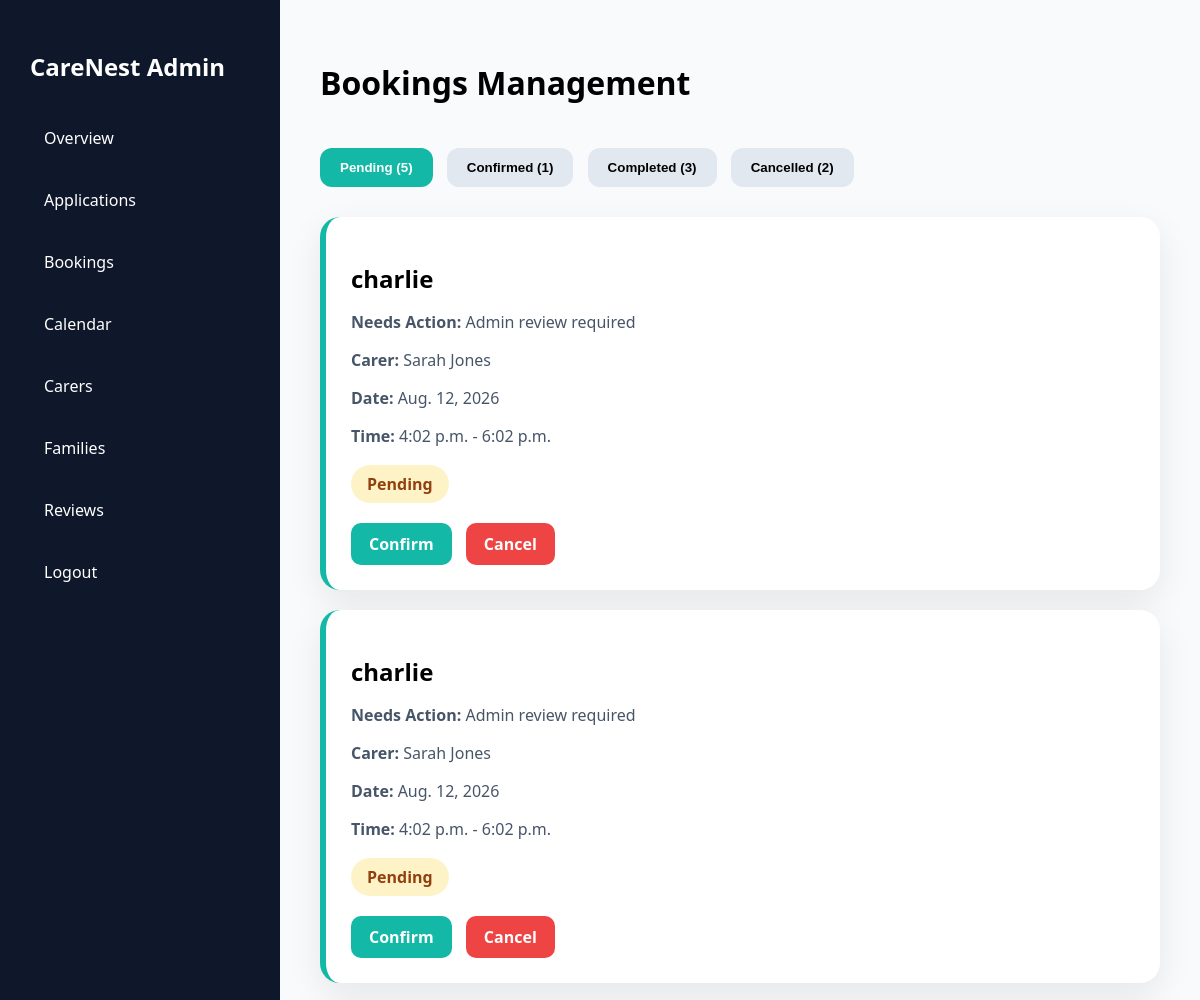
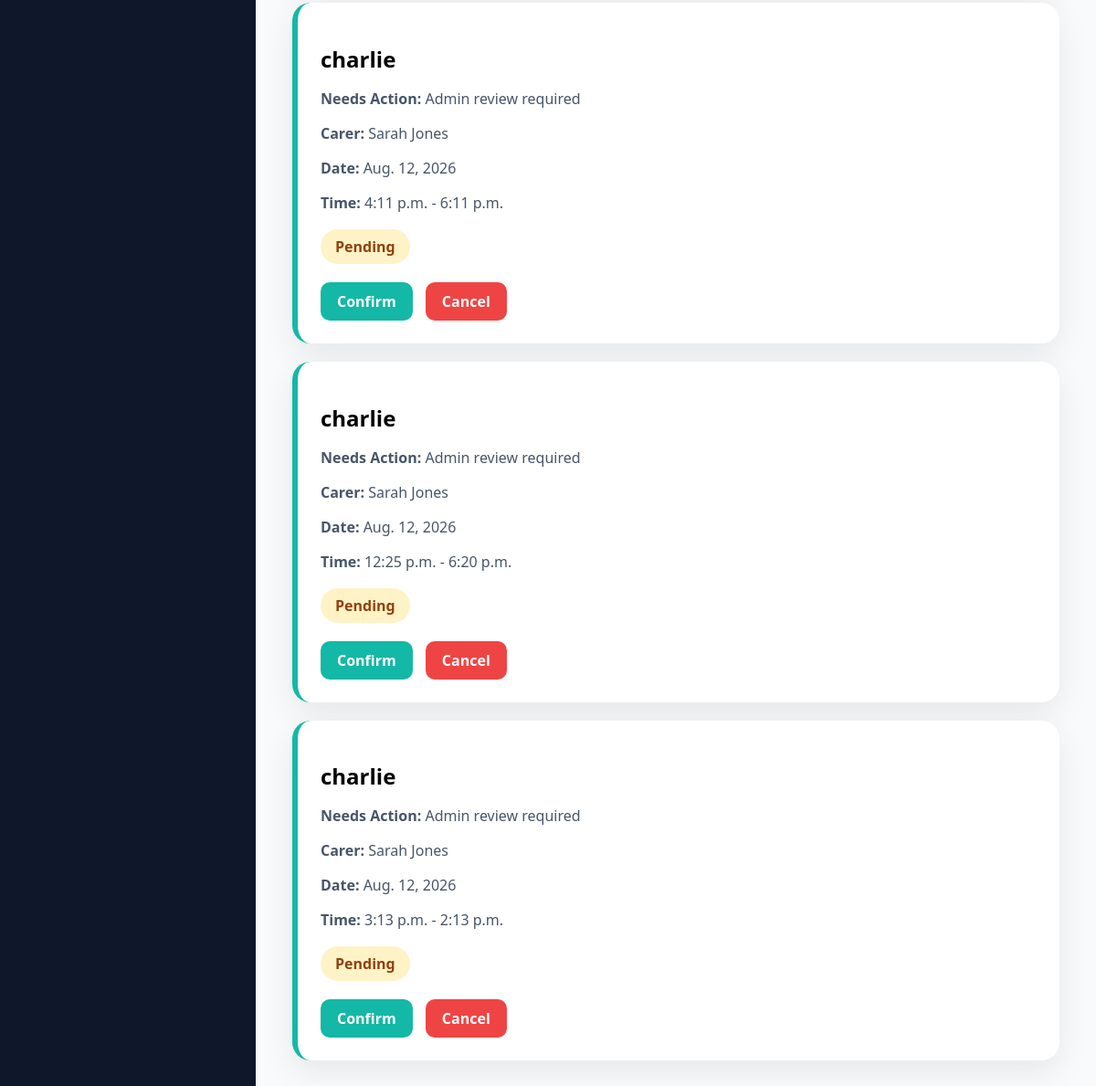
/admin-dashboard/bookings/ (signed in), run on the app's committed database (2 pictures, top to bottom).
### bookings/models.py (models this page shows, shortened)
class Booking(models.Model):
    CARE_TYPES = (
        ('elderly', 'Elderly Care'),
        ('dementia', 'Dementia Care'),
        ('personal', 'Personal Care'),
        ('overnight', 'Overnight Care'),
        ('companionship', 'Companionship'),
    )
    family = models.ForeignKey(
        User,
        on_delete=models.CASCADE,
        null=True,
        blank=True
    )
    client_name = models.CharField(max_length=100)
    client_email = models.EmailField()
    carer = models.ForeignKey(
        Carer,
        on_delete=models.CASCADE
    )
    care_type = models.CharField(
        max_length=50,
        choices=CARE_TYPES
    )
    booking_date = models.DateField()
    start_time = models.TimeField()
    end_time = models.TimeField()
    STATUS_CHOICES = (
    ('pending', 'Pending'),
    ('confirmed', 'Confirmed'),
    ('completed', 'Completed'),
    ('cancelled', 'Cancelled'),
    )
    status = models.CharField(
    max_length=20,
    choices=STATUS_CHOICES,
    default='pending'
    )
    created_at = models.DateTimeField(
        auto_now_add=True
    )

### carers/models.py (models this page shows, shortened)
class Carer(models.Model):
    user = models.OneToOneField(
        User,
        on_delete=models.CASCADE,
        null=True,
        blank=True,
        related_name='carer_profile'
    )
    GENDER_CHOICES = (
        ('male', 'Male'),
        ('female', 'Female'),
    )
    CARE_TYPES = (
        ('Dementia Care', 'Dementia Care'),
        ('Personal Care', 'Personal Care'),
        ('Companionship', 'Companionship'),
        ('Overnight Care', 'Overnight Care'),
    )
    care_type = models.CharField(
        max_length=50,
        choices=CARE_TYPES,
        default='Personal Care'
    )
    full_name = models.CharField(max_length=100)
    photo = models.ImageField(
        upload_to='carers/',
        blank=True,
        null=True
    )
    gender = models.CharField(
        max_length=10,
        choices=GENDER_CHOICES,
        default='female'
    )
    postcode = models.CharField(max_length=20)
    experience_years = models.PositiveIntegerField()
    hourly_rate = models.DecimalField(
        max_digits=8,
        decimal_places=2
    )
    bio = models.TextField()
    dbs_verified = models.BooleanField(
        default=False
    )

### carers/views.py (the view)
@user_passes_test(lambda u: u.is_superuser)
def admin_bookings(request):
    pending_bookings = Booking.objects.filter(
        status='pending'
    ).order_by('booking_date')
    confirmed_bookings = Booking.objects.filter(
        status='confirmed'
    ).order_by('booking_date')
    completed_bookings = Booking.objects.filter(
        status='completed'
    ).order_by('-booking_date')
    cancelled_bookings = Booking.objects.filter(
        status='cancelled'
    ).order_by('-booking_date')
    return render(
        request,
        'carers/admin_bookings.html',
        {
            'pending_bookings': pending_bookings,
            'confirmed_bookings': confirmed_bookings,
            'completed_bookings': completed_bookings,
            'cancelled_bookings': cancelled_bookings,
        }
    )

### carers/templates/carers/admin_bookings.html (shortened to what this page needs)
<!DOCTYPE html>
<html>
<head>
</head>
<body>
<div class="layout">
    <div class="sidebar">
        <h2>CareNest Admin</h2>
        <a href="/admin-dashboard/">
            Overview
        </a>
        <a href="/admin-dashboard/applications/">
            Applications
        </a>
        <a href="/admin-dashboard/bookings/">
            Bookings
        </a>
        <a href="/admin-dashboard/calendar/">
            Calendar
        </a>
        <a href="/admin-dashboard/carers/">
            Carers
        </a>
        <a href="/admin-dashboard/families/">
            Families
        </a>
        <a href="/admin-dashboard/reviews/">
            Reviews
        </a>
        <a href="/logout/">
            Logout
        </a>
    </div>
    <div class="main">
        <h1>Bookings Management</h1>
        <br>
        <button class="tab-button active"
        onclick="showTab('pending', this)">
            Pending ({{ pending_bookings|length }})
        </button>
        <button class="tab-button"
        onclick="showTab('confirmed', this)">
            Confirmed ({{ confirmed_bookings|length }})
        </button>
        <button class="tab-button"
        onclick="showTab('completed', this)">
            Completed ({{ completed_bookings|length }})
        </button>
        <button class="tab-button"
        onclick="showTab('cancelled', this)">
            Cancelled ({{ cancelled_bookings|length }})
        </button>
        <div id="pending" class="tab-content active">
            {% for booking in pending_bookings %}
                <div class="booking-card">
                    <h2>{{ booking.client_name }}</h2>
                    <p>
                        <strong>Needs Action:</strong>
                        Admin review required
                    </p>
                    <p><strong>Carer:</strong> {{ booking.carer.full_name }}</p>
                    <p><strong>Date:</strong> {{ booking.booking_date }}</p>
                    <p><strong>Time:</strong> {{ booking.start_time }} - {{ booking.end_time }}</p>
                    <span class="status pending">
                        Pending
                    </span>
                    <div class="actions">
                        <a href="/admin-dashboard/bookings/{{ booking.id }}/confirm/" class="btn confirm">
                            Confirm
                        </a>
                        <a href="/admin-dashboard/bookings/{{ booking.id }}/cancel/" class="btn cancel">
                            Cancel
                        </a>
                    </div>
                </div>
            {% empty %}
                <p>No pending bookings.</p>
            {% endfor %}
        </div>
    </div>
</div>
</body>
</html>

### carers/templates/carers/admin_bookings.html (style rules this page uses)
body { margin:0; font-family:"Segoe UI",sans-serif; background:#f8fafc; }
.booking-card { border-left:6px solid #14b8a6; }
.layout { display:grid; grid-template-columns:280px 1fr; min-height:100vh; }
.sidebar { background:#0f172a; color:white; padding:30px; }
.sidebar h2 { margin-bottom:30px; }
.sidebar a { display:block; color:white; text-decoration:none; padding:14px; margin-bottom:12px; border-radius:10px; }
.main { padding:40px; }
.tab-button { padding:12px 20px; border:none; border-radius:12px; background:#e2e8f0; margin-right:10px; cursor:pointer; font-weight:600; }
.tab-button.active { background:#14b8a6; color:white; }
.tab-content { display:none; margin-top:30px; }
.tab-content.active { display:block; }
.booking-card { background:white; padding:25px; border-radius:20px; margin-bottom:20px; box-shadow:0 12px 35px rgba(0,0,0,0.08); }
.booking-card h2 { margin-bottom:15px; }
.booking-card p { margin-bottom:8px; color:#475569; }
.status { display:inline-block; padding:8px 16px; border-radius:999px; font-weight:bold; margin-top:10px; }
.pending { background:#fef3c7; color:#92400e; }
.actions { margin-top:20px; }
.btn { display:inline-block; padding:10px 18px; border-radius:10px; text-decoration:none; font-weight:600; margin-right:10px; color:white; }
.confirm { background:#14b8a6; }
.cancel { background:#ef4444; }

### data on the page
Booking: client_name "charlie", carer.full_name "Sarah Jones", booking_date "Aug. 12, 2026", start_time "4:02 p.m.", end_time "6:02 p.m."
Booking: client_name "charlie", carer.full_name "Sarah Jones", booking_date "Aug. 12, 2026", start_time "4:02 p.m.", end_time "6:02 p.m."
Booking: client_name "charlie", carer.full_name "Sarah Jones", booking_date "Aug. 12, 2026", start_time "4:11 p.m.", end_time "6:11 p.m."
Booking: client_name "charlie", carer.full_name "Sarah Jones", booking_date "Aug. 12, 2026", start_time "12:25 p.m.", end_time "6:20 p.m."
Booking: client_name "charlie", carer.full_name "Sarah Jones", booking_date "Aug. 12, 2026", start_time "3:13 p.m.", end_time "2:13 p.m."

### other printed values
{{ pending_bookings|length }} "5"
{{ confirmed_bookings|length }} "1"
{{ completed_bookings|length }} "3"
{{ cancelled_bookings|length }} "2"
